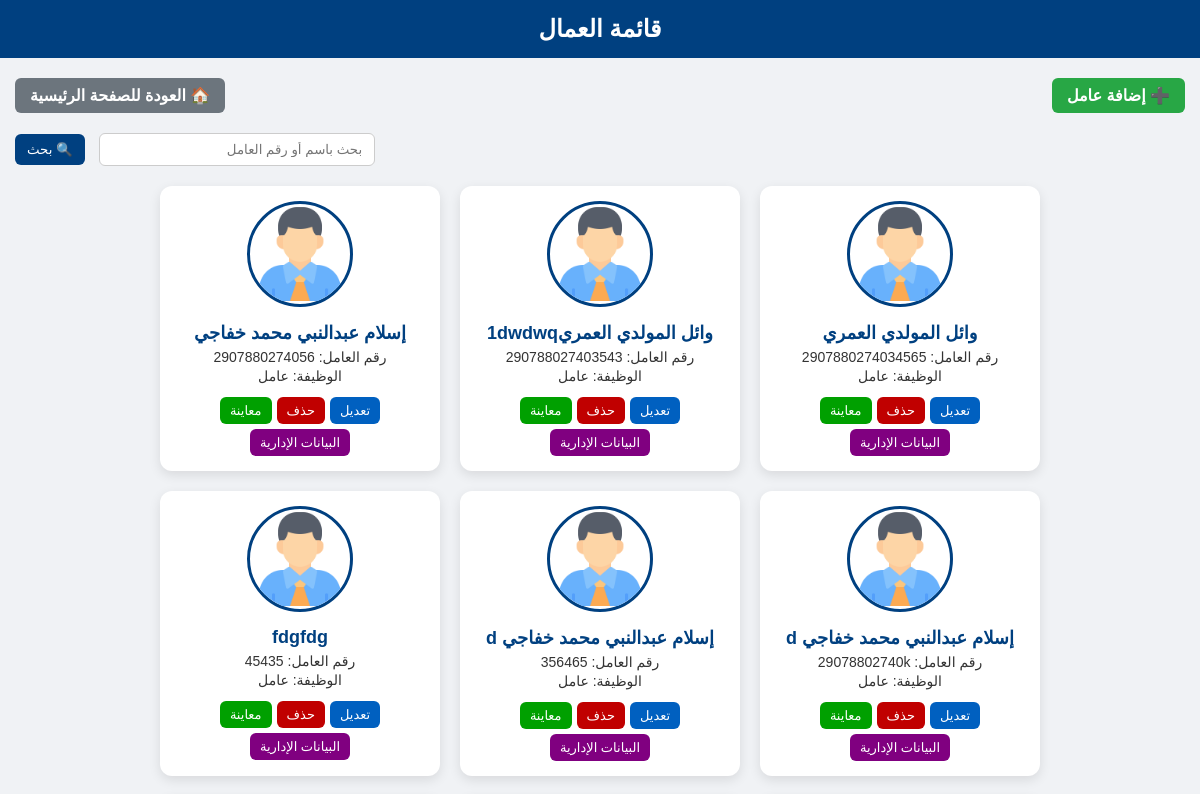
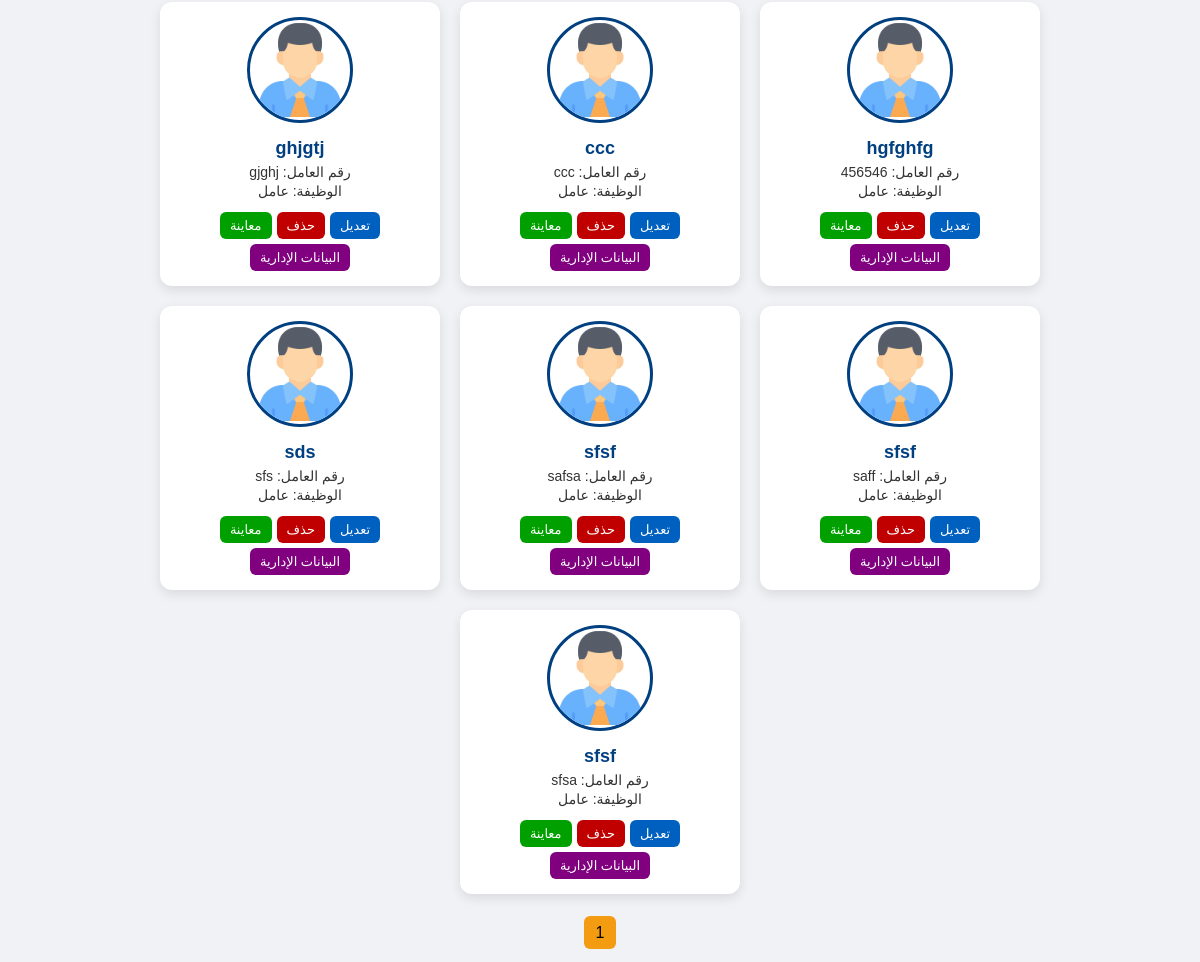
Screenshot of /index_workers.php (signed in) with the database file from the repository (2 pictures, top to bottom).
### tables this page shows
CREATE TABLE `workers_data` (
  `employee_id` varchar(50) NOT NULL,
  `full_name` varchar(255) DEFAULT NULL,
  `birth_date` date DEFAULT NULL,
  `nationality` varchar(50) DEFAULT NULL,
  `marital_status` enum('غير متزوج','متزوج') DEFAULT 'غير متزوج',
  `num_children` int(11) DEFAULT 0,
  `driving_license` varchar(10) DEFAULT 'لا يوجد',
  `job_title` varchar(100) DEFAULT NULL,
  `experience` int(11) DEFAULT 0,
  `degree` varchar(100) DEFAULT NULL,
  `major` varchar(100) DEFAULT NULL,
  `university` varchar(150) DEFAULT NULL,
  `graduation_year` int(11) DEFAULT NULL,
  `courses` text DEFAULT NULL,
  `skills` text DEFAULT NULL,
  `year_of_assignment` int(11) DEFAULT NULL,
  `phone_mobile` varchar(20) DEFAULT NULL,
  `phone_home` varchar(20) DEFAULT NULL,
  `emergency_phone` varchar(20) DEFAULT NULL,
  `address_qatar` varchar(255) DEFAULT NULL,
  `address_home` varchar(255) DEFAULT NULL,
  `employee_number` varchar(50) DEFAULT NULL,
  `sponsorship` varchar(50) DEFAULT NULL,
  `photo` varchar(255) DEFAULT 'avatar.png',
  `stage` enum('ابتدائي','اعدادي','ثانوي') NOT NULL DEFAULT 'ابتدائي',
  `role` enum('سائق','عامل','عامل وسائق','حارس') NOT NULL DEFAULT 'عامل'
);

### index_workers.php (the view, shortened to what this page needs)
<?php
include("db.php");
$user_stage = $_SESSION['stage'] ?? 'الابتدائي';
$can_edit = $_SESSION['can_edit'] ?? 0;
$can_delete = $_SESSION['can_delete'] ?? 0;
$can_admin_data = $_SESSION['can_admin_data'] ?? 0;
$search = trim($_GET['search'] ?? '');
$perPage = 30;
$page = intval($_GET['page'] ?? 1);
$offset = ($page - 1) * $perPage;
$total_sql = "SELECT COUNT(*) as total FROM workers_data WHERE stage LIKE ?";
$total_stmt = $conn->prepare($total_sql);
$stage_like = "%$user_stage%";
$total_stmt->bind_param("s",$stage_like);
$total_stmt->execute();
$total_res = $total_stmt->get_result()->fetch_assoc();
$total_workers = $total_res['total'];
$sql = "SELECT * FROM workers_data WHERE stage LIKE ?";
$params = [$stage_like];
$types = "s";
$sql .= " ORDER BY employee_id ASC LIMIT ?,?";
$params[] = $offset;
$params[] = $perPage;
$types .= "ii";
$stmt = $conn->prepare($sql);
$stmt->bind_param($types,...$params);
$stmt->execute();
$workers = $stmt->get_result()->fetch_all(MYSQLI_ASSOC);
$total_pages = ceil($total_workers / $perPage);
?>
<!DOCTYPE html>
<html lang="ar" dir="rtl">
<head>
</head>
<body>
<header>قائمة العمال</header>
<div class="container">
<div class="top-buttons">
<?php if($can_edit): ?><a href="add_worker.php" class="add-btn">➕ إضافة عامل</a><?php endif; ?>
<a href="index.php" class="home-btn">🏠 العودة للصفحة الرئيسية</a>
</div>
<div class="search-box">
<form method="GET">
<input type="text" name="search" placeholder="بحث باسم أو رقم العامل" value="<?= htmlspecialchars($search) ?>">
<button type="submit">🔍 بحث</button>
</form>
</div>
<div class="cards-container">
<?php foreach($workers as $worker): ?>
    <div class="worker-card">
        <img src="uploads/workers/<?= htmlspecialchars($worker['photo'] ?? 'avatar.png') ?>" alt="صورة العامل">
        <div class="worker-info">
            <h3><?= htmlspecialchars($worker['full_name']) ?></h3>
            <p>رقم العامل: <?= htmlspecialchars($worker['employee_id']) ?></p>
            <p>الوظيفة: <?= htmlspecialchars($worker['role']) ?></p>
        </div>
        <div class="worker-actions">
            <?php if($can_edit): ?>
                <a href="edit_worker.php?id=<?= $worker['employee_id'] ?>" class="btn edit-btn">تعديل</a>
            <?php endif; ?>
            <?php if($can_delete): ?>
                <a href="delete_worker.php?id=<?= $worker['employee_id'] ?>" class="btn delete-btn" onclick="return confirm('هل أنت متأكد من حذف هذا العامل؟')">حذف</a>
            <?php endif; ?>
            <a href="view_worker.php?id=<?= $worker['employee_id'] ?>" class="btn view-btn">معاينة</a>
            <?php if($can_admin_data): ?>
                <a href="worker_admin_data.php?id=<?= $worker['employee_id'] ?>" class="btn admin-btn">البيانات الإدارية</a>
            <?php endif; ?>
        </div>
    </div>
<?php endforeach; ?>
</div>
<div class="pagination">
<?php for($p=1;$p<=$total_pages;$p++): ?>
<a href="?page=<?= $p ?>&search=<?= urlencode($search) ?>" class="<?= $p==$page?'active':'' ?>"><?= $p ?></a>
<?php endfor; ?>
</div>
</div>
</body>
</html>

### index_workers.php (style rules this page uses)
body { font-family: 'Cairo', Tahoma, Arial, sans-serif; background:#f0f2f5; margin:0; padding:0; }
header { background:#004080; color:#fff; padding:15px 30px; text-align:center; font-size:24px; font-weight:bold; }
.container { max-width:1200px; margin:20px auto; padding:0 15px; }
.top-buttons { display:flex; justify-content:space-between; margin-bottom:20px; }
.top-buttons a { padding:8px 15px; border-radius:6px; text-decoration:none; color:#fff; font-weight:bold; }
.add-btn { background:#28a745; }
.home-btn { background:#6c757d; }
.search-box { display:flex; justify-content:flex-end; margin-bottom:20px; }
.search-box input[type="text"] { padding:8px 12px; border-radius:6px; border:1px solid #ccc; width:250px; margin-left:10px; }
.search-box button { padding:8px 12px; background:#004080; color:#fff; border:none; border-radius:6px; cursor:pointer; }
.edit-btn { background:#28a745; }
.delete-btn { background:#dc3545; }
.view-btn { background:#17a2b8; }
.pagination { text-align:center; margin-top:30px; }
.pagination a { padding:8px 12px; margin:0 3px; background:#004080; color:#fff; border-radius:6px; text-decoration:none; }
.pagination a.active { background:#f39c12; color:#000; }
.cards-container { display:flex; flex-wrap:wrap; gap:20px; justify-content:center; margin-top:20px; }
.worker-card { background:#fff; border-radius:12px; box-shadow:0 4px 12px rgba(0,0,0,0.1); width:250px; padding:15px; text-align:center; display:flex; flex-direction:column; align-items:center; }
.worker-card img { width:100px; height:100px; object-fit:cover; border-radius:50%; border:3px solid #004080; margin-bottom:10px; }
.worker-info h3 { margin:5px 0; font-size:18px; color:#004080; }
.worker-info p { margin:3px 0; font-size:14px; color:#333; }
.worker-actions { margin-top:10px; display:flex; flex-wrap:wrap; gap:5px; justify-content:center; }
.worker-actions .btn { padding:6px 10px; font-size:13px; border-radius:6px; text-decoration:none; color:#fff; transition:0.3s; }
.edit-btn { background:#0060c0; }
.delete-btn { background:#c00000; }
.view-btn { background:#00a000; }
.admin-btn { background:#800080; }

### rows the page displays
workers_data: photo (placeholder picture), full_name "وائل المولدي العمري", employee_id "2907880274034565", role "عامل"
workers_data: photo (placeholder picture), full_name "وائل المولدي العمري1dwdwq", employee_id "290788027403543", role "عامل"
workers_data: photo (placeholder picture), full_name "إسلام عبدالنبي محمد خفاجي", employee_id "2907880274056", role "عامل"
workers_data: photo (placeholder picture), full_name "إسلام عبدالنبي محمد خفاجي d", employee_id "29078802740k", role "عامل"
workers_data: photo (placeholder picture), full_name "إسلام عبدالنبي محمد خفاجي d", employee_id "356465", role "عامل"
workers_data: photo (placeholder picture), full_name "fdgfdg", employee_id "45435", role "عامل"
workers_data: photo (placeholder picture), full_name "hgfghfg", employee_id "456546", role "عامل"
workers_data: photo (placeholder picture), full_name "ccc", employee_id "ccc", role "عامل"
workers_data: photo (placeholder picture), full_name "ghjgtj", employee_id "gjghj", role "عامل"
workers_data: photo (placeholder picture), full_name "sfsf", employee_id "saff", role "عامل"
workers_data: photo (placeholder picture), full_name "sfsf", employee_id "safsa", role "عامل"
workers_data: photo (placeholder picture), full_name "sds", employee_id "sfs", role "عامل"
workers_data: photo (placeholder picture), full_name "sfsf", employee_id "sfsa", role "عامل"
